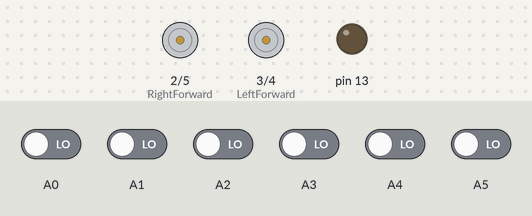
A sketch run on a simulated Arduino Nano, built with avr-gcc and run on an emulated ATmega328P. Parts: motor-driver pin pairs drawn as motors (green arrow = first pin HIGH = forward, orange = second pin HIGH = backward, longer = more drive, scaled by the enable pin), output pins drawn as LEDs (lit = HIGH). The inputs (shaded band) are chosen by the test bench; at power-on: A0–5 LOW.

Above: at 0.1 s.
At 13.3 s:
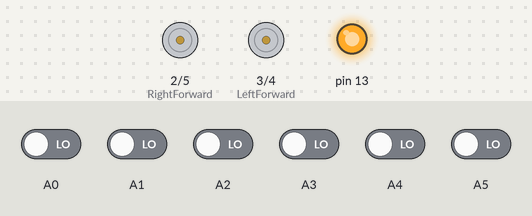
At 23.3 s:
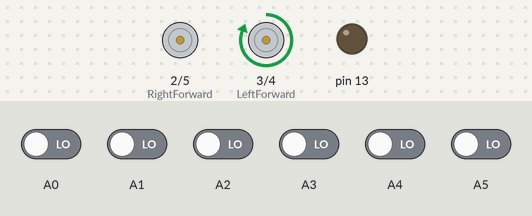
Timing chart, 0 to 24.8 s (numbered marks = the images above):
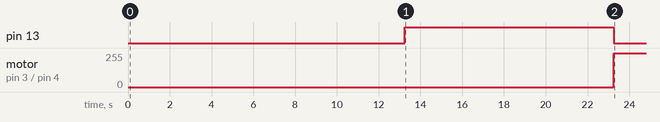

Measured:
- by itself, motor on pin 3 (LeftForward) / pin 4 (LeftBackward): stopped → forward 255/255 at 23.3 s

The sketch:

PID_l298.ino
```cpp
#include <QTRSensors.h>


// Mototrs
int RightForward = 2;
int RightBackward = 5;
int LeftForward = 3;
int LeftBackward = 4;
int enable_Left = 6;
int enable_Right = 7;

// Other variables
int count = 0;
int y;
int junction=0;
int leftMotorSpeed=0;
int rightMotorSpeed=0;

const double KP = 0.72;
const double  KD =  0.0;
int Goal = 3500;

int M1_minimum_speed = 150;
int M2_minimum_speed = 150;
int M1_maximum_speed = 255;
int M2_maximum_speed = 255;


#define NUM_SENSORS 8
#define TIMEOUT 2500
#define EMITTER_PIN 2
#define DEBUG 0


QTRSensorsRC qtrrc((unsigned char[]) { A7,A6,A5,A4,A3,A2,A1,A0} ,NUM_SENSORS, TIMEOUT, EMITTER_PIN);
unsigned int sensorValues[NUM_SENSORS];


void setup() {
  // put your setup code here, to run once:

pinMode(RightForward, OUTPUT);
  pinMode(RightBackward, OUTPUT);
  pinMode(LeftForward, OUTPUT);
  pinMode(LeftBackward, OUTPUT);


delay(1500);
manual_calibration();
set_motors(0,0);


}


int lastError = 0;
int last_proportional = 0;
int integral = 0;


void loop() {
  // put your main code here, to run repeatedly:


unsigned int sensors[8];
int position = qtrrc.readLine(sensors);
int error = position - Goal;


int motorSpeed = KP * error + KD * (error - lastError);
lastError = error;


int leftMotorSpeed = M1_minimum_speed + motorSpeed;
int rightMotorSpeed = M2_minimum_speed - motorSpeed;


set_motors(leftMotorSpeed, rightMotorSpeed);


}


void set_motors(int motor1speed, int motor2speed)
{
if (motor1speed > M1_maximum_speed ) motor1speed = M1_maximum_speed;
if (motor2speed > M2_maximum_speed ) motor2speed = M2_maximum_speed;
if (motor1speed < 0) motor1speed = 0;
if (motor2speed < 0) motor2speed = 0;

analogWrite(enable_Right, motor1speed);
  analogWrite(enable_Left, motor2speed);
  digitalWrite(RightForward, HIGH);
  digitalWrite(RightBackward, LOW);

  digitalWrite(LeftForward, HIGH);
  digitalWrite(LeftBackward, LOW);

}


void manual_calibration() {


int i;
for (i = 0; i < 250; i++)
{
qtrrc.calibrate(QTR_EMITTERS_ON);
delay(20);
}


delay(500);
  pinMode(13, OUTPUT);
  digitalWrite(13, HIGH);
  for (int i = 0; i < 400; i++)
  {
    qtrrc.calibrate();
  }
  digitalWrite(13, LOW);
}


void Drive()
{
  analogWrite(enable_Right, 255);
  analogWrite(enable_Left, 255);
  digitalWrite(RightForward, HIGH);
  digitalWrite(RightBackward, LOW);

  digitalWrite(LeftForward, HIGH);
  digitalWrite(LeftBackward, LOW);


}
void Reverse()
{
  analogWrite(enable_Right, 255);
  analogWrite(enable_Left, 255);
  digitalWrite(RightForward, LOW);
  digitalWrite(RightBackward, HIGH);

  digitalWrite(LeftForward, LOW);
  digitalWrite(LeftBackward, HIGH);


}
```
